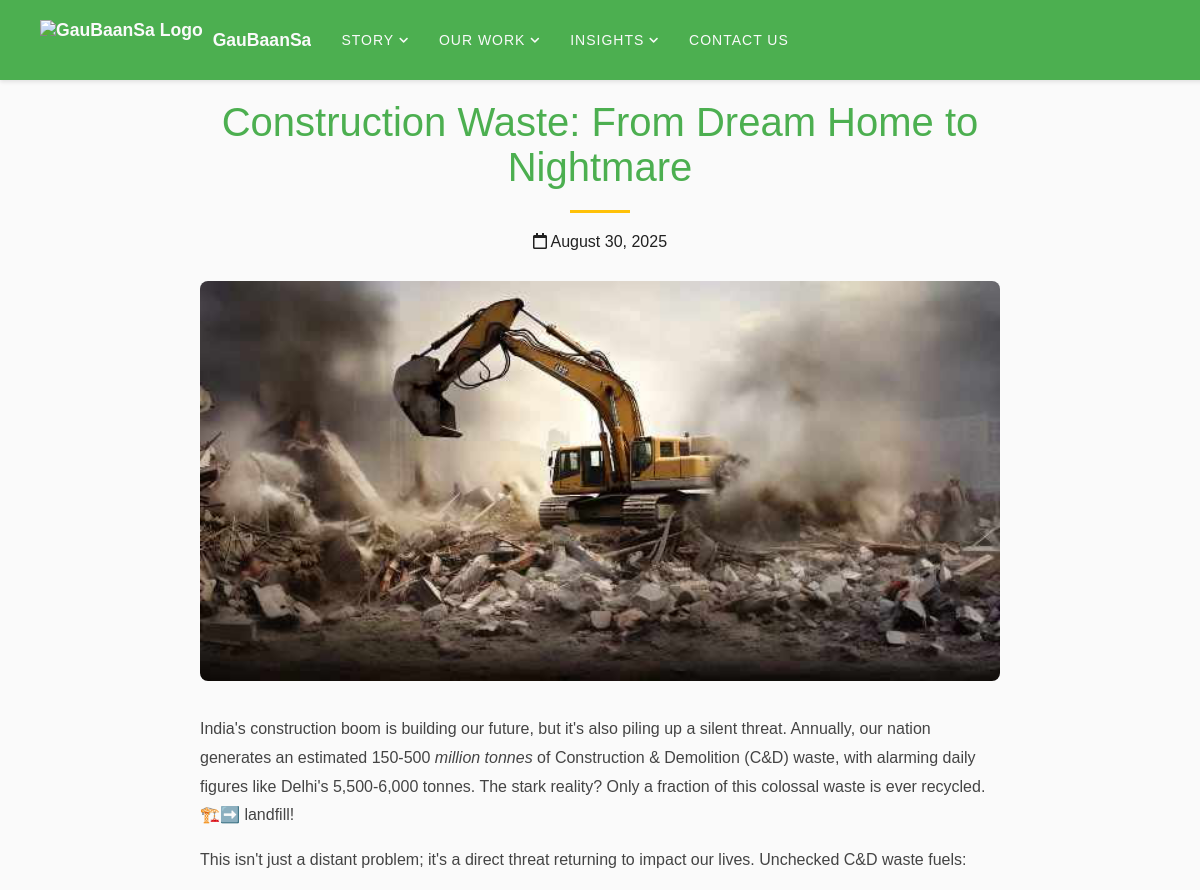
The app's page /blog/2 (upper part), older data.
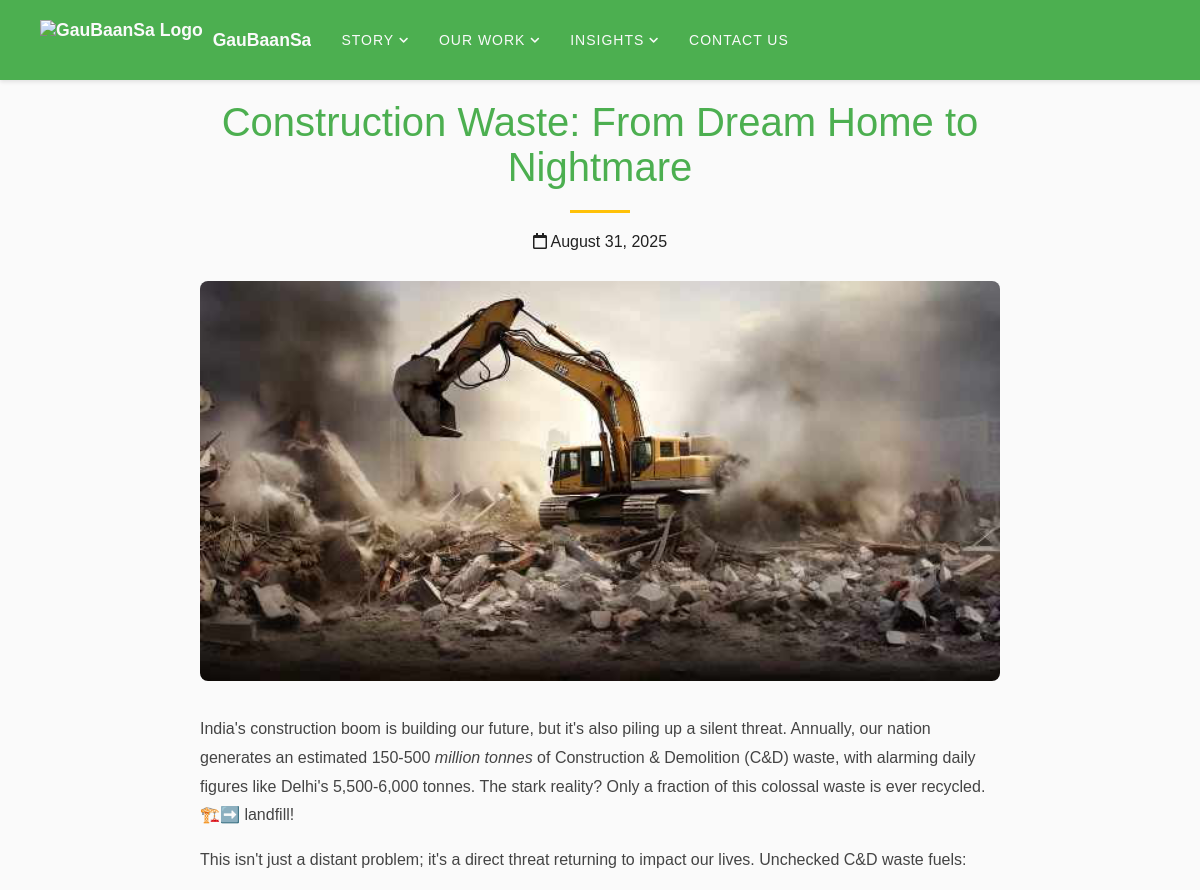
The same page, newer data.
### app.py (models this page shows)
class Blog(db.Model):
    id = db.Column(db.Integer, primary_key=True)
    title = db.Column(db.String(200), nullable=False)
    content = db.Column(db.Text, nullable=False)
    image = db.Column(db.String(200), nullable=False)
    date_posted = db.Column(db.DateTime, nullable=False, default=datetime.utcnow)
    excerpt = db.Column(db.String(300), nullable=False)

### app.py (the view)
@app.route("/blog/<int:post_id>")
def blog_post(post_id):
    post = Blog.query.get_or_404(post_id)
    return render_template("blog_post.html", title=post.title, post=post)

### app.py (called while the page is built)
@app.context_processor
def inject_cache_buster():
    return dict(cache_buster=int(time.time()))

### templates/blog_post.html
{% extends "base.html" %}
{% block content %}
<div class="blog-post">
    <div class="post-header">
        <h1>{{ post.title }}</h1>
        <div class="post-meta">
            <span><i class="far fa-calendar"></i> {{ post.date_posted.strftime('%B %d, %Y') }}</span>
        </div>
    </div>
    <div class="post-image">
        <img src="{{ url_for('static', filename=post.image) }}" alt="{{ post.title }}">
    </div>
    <div class="post-content">
        {{ post.content | safe }}
    </div>
</div>
{% endblock %}

Row changes from the older to the newer data that the page shows:
changed Blog "Construction Waste: From Dream Home to Nightmare": date_posted "August 30, 2025" → "August 31, 2025"
